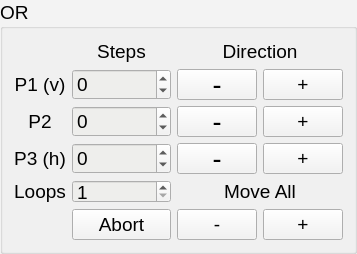
                  <widget class="QGroupBox" name="groupBoxUR_3">
                   <property name="sizePolicy">
                    <sizepolicy hsizetype="Expanding" vsizetype="Ignored">
                     <horstretch>0</horstretch>
                     <verstretch>0</verstretch>
                    </sizepolicy>
                   </property>
                   <property name="palette">
                    <palette>
                     <active>
                      <colorrole role="Button">
                       <brush brushstyle="SolidPattern">
                        <color alpha="255">
                         <red>243</red>
                         <green>243</green>
                         <blue>243</blue>
                        </color>
                       </brush>
                      </colorrole>
                      <colorrole role="Base">
                       <brush brushstyle="SolidPattern">
                        <color alpha="255">
                         <red>238</red>
                         <green>238</green>
                         <blue>236</blue>
                        </color>
                       </brush>
                      </colorrole>
                      <colorrole role="Window">
                       <brush brushstyle="SolidPattern">
                        <color alpha="255">
                         <red>243</red>
                         <green>243</green>
                         <blue>243</blue>
                        </color>
                       </brush>
                      </colorrole>
                     </active>
                     <inactive>
                      <colorrole role="Button">
                       <brush brushstyle="SolidPattern">
                        <color alpha="255">
                         <red>243</red>
                         <green>243</green>
                         <blue>243</blue>
                        </color>
                       </brush>
                      </colorrole>
                      <colorrole role="Base">
                       <brush brushstyle="SolidPattern">
                        <color alpha="255">
                         <red>238</red>
                         <green>238</green>
                         <blue>236</blue>
                        </color>
                       </brush>
                      </colorrole>
                      <colorrole role="Window">
                       <brush brushstyle="SolidPattern">
                        <color alpha="255">
                         <red>243</red>
                         <green>243</green>
                         <blue>243</blue>
                        </color>
                       </brush>
                      </colorrole>
                     </inactive>
                     <disabled>
                      <colorrole role="Button">
                       <brush brushstyle="SolidPattern">
                        <color alpha="255">
                         <red>243</red>
                         <green>243</green>
                         <blue>243</blue>
                        </color>
                       </brush>
                      </colorrole>
                      <colorrole role="Base">
                       <brush brushstyle="SolidPattern">
                        <color alpha="255">
                         <red>243</red>
                         <green>243</green>
                         <blue>243</blue>
                        </color>
                       </brush>
                      </colorrole>
                      <colorrole role="Window">
                       <brush brushstyle="SolidPattern">
                        <color alpha="255">
                         <red>243</red>
                         <green>243</green>
                         <blue>243</blue>
                        </color>
                       </brush>
                      </colorrole>
                     </disabled>
                    </palette>
                   </property>
                   <property name="font">
                    <font>
                     <pointsize>14</pointsize>
                    </font>
                   </property>
                   <property name="title">
                    <string>OR</string>
                   </property>
                   <layout class="QGridLayout" name="gridLayout_23">
                    <item row="2" column="1">
                     <widget class="QSpinBox" name="spinBoxStepsORP2">
                      <property name="sizePolicy">
                       <sizepolicy hsizetype="Expanding" vsizetype="Ignored">
                        <horstretch>0</horstretch>
                        <verstretch>0</verstretch>
                       </sizepolicy>
                      </property>
                      <property name="font">
                       <font>
                        <pointsize>14</pointsize>
                       </font>
                      </property>
                      <property name="minimum">
                       <number>-100000</number>
                      </property>
                      <property name="maximum">
                       <number>100000</number>
                      </property>
                     </widget>
                    </item>
                    <item row="3" column="2">
                     <widget class="QPushButton" name="pushButtonGoORP3m">
                      <property name="sizePolicy">
                       <sizepolicy hsizetype="Expanding" vsizetype="Ignored">
                        <horstretch>0</horstretch>
                        <verstretch>0</verstretch>
                       </sizepolicy>
                      </property>
                      <property name="font">
                       <font>
                        <pointsize>20</pointsize>
                       </font>
                      </property>
                      <property name="text">
                       <string>-</string>
                      </property>
                     </widget>
                    </item>
                    <item row="1" column="3">
                     <widget class="QPushButton" name="pushButtonGoORP1p">
                      <property name="font">
                       <font>
                        <pointsize>14</pointsize>
                       </font>
                      </property>
                      <property name="text">
                       <string>+</string>
                      </property>
                     </widget>
                    </item>
                    <item row="0" column="1">
                     <widget class="QLabel" name="label_58">
                      <property name="sizePolicy">
                       <sizepolicy hsizetype="Expanding" vsizetype="Ignored">
                        <horstretch>0</horstretch>
                        <verstretch>0</verstretch>
                       </sizepolicy>
                      </property>
                      <property name="font">
                       <font>
                        <pointsize>14</pointsize>
                       </font>
                      </property>
                      <property name="text">
                       <string>Steps</string>
                      </property>
                      <property name="alignment">
                       <set>Qt::AlignCenter</set>
                      </property>
                     </widget>
                    </item>
                    <item row="2" column="3">
                     <widget class="QPushButton" name="pushButtonGoORP2p">
                      <property name="font">
                       <font>
                        <pointsize>14</pointsize>
                       </font>
                      </property>
                      <property name="text">
                       <string>+</string>
                      </property>
                     </widget>
                    </item>
                    <item row="1" column="1">
                     <widget class="QSpinBox" name="spinBoxStepsORP1">
                      <property name="sizePolicy">
                       <sizepolicy hsizetype="Expanding" vsizetype="Ignored">
                        <horstretch>0</horstretch>
                        <verstretch>0</verstretch>
                       </sizepolicy>
                      </property>
                      <property name="font">
                       <font>
                        <pointsize>14</pointsize>
                       </font>
                      </property>
                      <property name="minimum">
                       <number>-100000</number>
                      </property>
                      <property name="maximum">
                       <number>100000</number>
                      </property>
                     </widget>
                    </item>
                    <item row="4" column="0">
                     <widget class="QLabel" name="label_34">
                      <property name="sizePolicy">
                       <sizepolicy hsizetype="Expanding" vsizetype="Ignored">
                        <horstretch>0</horstretch>
                        <verstretch>0</verstretch>
                       </sizepolicy>
                      </property>
                      <property name="font">
                       <font>
                        <pointsize>14</pointsize>
                       </font>
                      </property>
                      <property name="text">
                       <string>Loops</string>
                      </property>
                      <property name="alignment">
                       <set>Qt::AlignCenter</set>
                      </property>
                     </widget>
                    </item>
                    <item row="3" column="1">
                     <widget class="QSpinBox" name="spinBoxStepsORP3">
                      <property name="sizePolicy">
                       <sizepolicy hsizetype="Expanding" vsizetype="Ignored">
                        <horstretch>0</horstretch>
                        <verstretch>0</verstretch>
                       </sizepolicy>
                      </property>
                      <property name="font">
                       <font>
                        <pointsize>14</pointsize>
                       </font>
                      </property>
                      <property name="toolTip">
                       <string>Number of steps to p3</string>
                      </property>
                      <property name="minimum">
                       <number>-100000</number>
                      </property>
                      <property name="maximum">
                       <number>100000</number>
                      </property>
                     </widget>
                    </item>
                    <item row="2" column="2">
                     <widget class="QPushButton" name="pushButtonGoORP2m">
                      <property name="sizePolicy">
                       <sizepolicy hsizetype="Expanding" vsizetype="Ignored">
                        <horstretch>0</horstretch>
                        <verstretch>0</verstretch>
                       </sizepolicy>
                      </property>
                      <property name="font">
                       <font>
                        <pointsize>20</pointsize>
                       </font>
                      </property>
                      <property name="toolTip">
                       <string>Move just p2</string>
                      </property>
                      <property name="text">
                       <string>-</string>
                      </property>
                     </widget>
                    </item>
                    <item row="1" column="2">
                     <widget class="QPushButton" name="pushButtonGoORP1m">
                      <property name="sizePolicy">
                       <sizepolicy hsizetype="Maximum" vsizetype="Ignored">
                        <horstretch>0</horstretch>
                        <verstretch>0</verstretch>
                       </sizepolicy>
                      </property>
                      <property name="font">
                       <font>
                        <pointsize>20</pointsize>
                       </font>
                      </property>
                      <property name="toolTip">
                       <string>Move just p1</string>
                      </property>
                      <property name="text">
                       <string>-</string>
                      </property>
                     </widget>
                    </item>
                    <item row="4" column="1">
                     <widget class="QSpinBox" name="spinBoxLoopsOR">
                      <property name="sizePolicy">
                       <sizepolicy hsizetype="Expanding" vsizetype="Ignored">
                        <horstretch>0</horstretch>
                        <verstretch>0</verstretch>
                       </sizepolicy>
                      </property>
                      <property name="font">
                       <font>
                        <pointsize>14</pointsize>
                       </font>
                      </property>
                      <property name="minimum">
                       <number>1</number>
                      </property>
                     </widget>
                    </item>
                    <item row="3" column="0">
                     <widget class="QLabel" name="label_56">
                      <property name="sizePolicy">
                       <sizepolicy hsizetype="Expanding" vsizetype="Ignored">
                        <horstretch>0</horstretch>
                        <verstretch>0</verstretch>
                       </sizepolicy>
                      </property>
                      <property name="font">
                       <font>
                        <pointsize>14</pointsize>
                       </font>
                      </property>
                      <property name="toolTip">
                       <string>Move beam horizontally</string>
                      </property>
                      <property name="text">
                       <string>P3 (h)</string>
                      </property>
                      <property name="alignment">
                       <set>Qt::AlignCenter</set>
                      </property>
                     </widget>
                    </item>
                    <item row="3" column="3">
                     <widget class="QPushButton" name="pushButtonGoORP3p">
                      <property name="font">
                       <font>
                        <pointsize>14</pointsize>
                       </font>
                      </property>
                      <property name="text">
                       <string>+</string>
                      </property>
                     </widget>
                    </item>
                    <item row="1" column="0">
                     <widget class="QLabel" name="label_35">
                      <property name="sizePolicy">
                       <sizepolicy hsizetype="Expanding" vsizetype="Ignored">
                        <horstretch>0</horstretch>
                        <verstretch>0</verstretch>
                       </sizepolicy>
                      </property>
                      <property name="font">
                       <font>
                        <pointsize>14</pointsize>
                       </font>
                      </property>
                      <property name="toolTip">
                       <string>Move the beam vertically</string>
                      </property>
                      <property name="text">
                       <string>P1 (v)</string>
                      </property>
                      <property name="alignment">
                       <set>Qt::AlignCenter</set>
                      </property>
                     </widget>
                    </item>
                    <item row="2" column="0">
                     <widget class="QLabel" name="label_57">
                      <property name="sizePolicy">
                       <sizepolicy hsizetype="Expanding" vsizetype="Ignored">
                        <horstretch>0</horstretch>
                        <verstretch>0</verstretch>
                       </sizepolicy>
                      </property>
                      <property name="font">
                       <font>
                        <pointsize>14</pointsize>
                       </font>
                      </property>
                      <property name="text">
                       <string>P2</string>
                      </property>
                      <property name="alignment">
                       <set>Qt::AlignCenter</set>
                      </property>
                     </widget>
                    </item>
                    <item row="0" column="0">
                     <widget class="QLabel" name="labelLedOR">
                      <property name="enabled">
                       <bool>true</bool>
                      </property>
                      <property name="sizePolicy">
                       <sizepolicy hsizetype="Expanding" vsizetype="Ignored">
                        <horstretch>0</horstretch>
                        <verstretch>0</verstretch>
                       </sizepolicy>
                      </property>
                      <property name="minimumSize">
                       <size>
                        <width>21</width>
                        <height>21</height>
                       </size>
                      </property>
                      <property name="maximumSize">
                       <size>
                        <width>21</width>
                        <height>21</height>
                       </size>
                      </property>
                      <property name="font">
                       <font>
                        <pointsize>14</pointsize>
                       </font>
                      </property>
                      <property name="toolTip">
                       <string>Red: Unable to send motion command</string>
                      </property>
                      <property name="text">
                       <string/>
                      </property>
                      <property name="pixmap">
                       <pixmap>icons/green-led-on.png</pixmap>
                      </property>
                      <property name="scaledContents">
                       <bool>true</bool>
                      </property>
                      <property name="alignment">
                       <set>Qt::AlignCenter</set>
                      </property>
                     </widget>
                    </item>
                    <item row="5" column="1">
                     <widget class="QPushButton" name="pushButtonAbortOR">
                      <property name="sizePolicy">
                       <sizepolicy hsizetype="Expanding" vsizetype="Ignored">
                        <horstretch>0</horstretch>
                        <verstretch>0</verstretch>
                       </sizepolicy>
                      </property>
                      <property name="font">
                       <font>
                        <pointsize>14</pointsize>
                       </font>
                      </property>
                      <property name="toolTip">
                       <string>Abort the motion of all piezos</string>
                      </property>
                      <property name="text">
                       <string>Abort</string>
                      </property>
                     </widget>
                    </item>
                    <item row="5" column="2">
                     <widget class="QPushButton" name="pushButtonGoORm">
                      <property name="sizePolicy">
                       <sizepolicy hsizetype="Expanding" vsizetype="Ignored">
                        <horstretch>0</horstretch>
                        <verstretch>0</verstretch>
                       </sizepolicy>
                      </property>
                      <property name="font">
                       <font>
                        <pointsize>14</pointsize>
                       </font>
                      </property>
                      <property name="acceptDrops">
                       <bool>false</bool>
                      </property>
                      <property name="toolTip">
                       <string>Move all piezos</string>
                      </property>
                      <property name="text">
                       <string>-</string>
                      </property>
                     </widget>
                    </item>
                    <item row="5" column="3">
                     <widget class="QPushButton" name="pushButtonGoORp">
                      <property name="text">
                       <string>+</string>
                      </property>
                     </widget>
                    </item>
                    <item row="4" column="2" colspan="2">
                     <widget class="QLabel" name="label_8">
                      <property name="font">
                       <font>
                        <pointsize>14</pointsize>
                       </font>
                      </property>
                      <property name="text">
                       <string>Move All</string>
                      </property>
                      <property name="alignment">
                       <set>Qt::AlignCenter</set>
                      </property>
                     </widget>
                    </item>
                    <item row="0" column="2" colspan="2">
                     <widget class="QLabel" name="label_23">
                      <property name="font">
                       <font>
                        <pointsize>14</pointsize>
                       </font>
                      </property>
                      <property name="text">
                       <string>Direction</string>
                      </property>
                      <property name="alignment">
                       <set>Qt::AlignCenter</set>
                      </property>
                     </widget>
                    </item>
                   </layout>
                  </widget>
